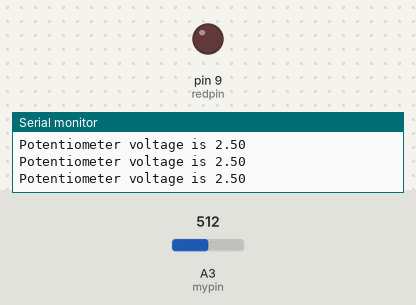
Simulated run of this sketch. Board: Arduino Uno, built with avr-gcc and run on an emulated ATmega328P. On the bench: output pins drawn as LEDs (lit = HIGH), the last lines printed to the serial monitor. Dashed ring = blinking. The inputs (shaded band) are chosen by the test bench; at power-on: A3 (mypin) = 512.

Above: at 1.3 s.
1.4 s: A3 (mypin) set to 810
3.2 s: A3 (mypin) set to 834
At 4.13 s:
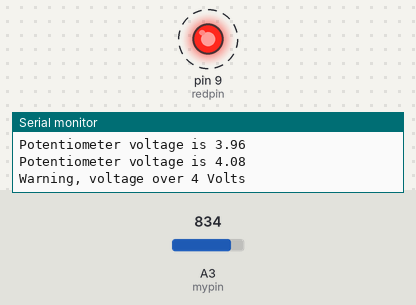
6.2 s: A3 (mypin) set to 716
At 6.38 s:
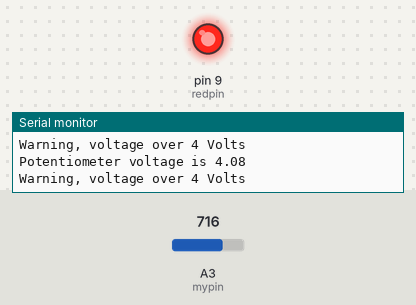
Timing chart, 0 to 9.2 s (numbered marks = the images above; inputs shaded):
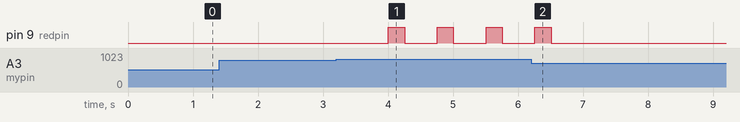

Measured:
- the behaviour switches between 818 and 819 on A3 (mypin) (found by bisection; images 0 and 1)
- after the input at 3.2 s, pin 9 (redpin): alternates HIGH for 0.25 s and LOW for 0.50 s, starting after 0.81 s
- after the input at 6.2 s, pin 9 (redpin): goes on until 6.5 s, then stays LOW

The sketch:

pmcw_t13_1.ino
```cpp
// C++ code
//
int mypin=A3;
int read_val;
float v2;
int redpin=9;

void setup()
{
  pinMode(redpin, OUTPUT);
  Serial.begin(9600);
}

void loop()
{
  read_val=analogRead(mypin);
  v2=(5*read_val)/1023.0;
  Serial.print("Potentiometer voltage is ");
  Serial.println(v2);
  delay(500);

  if(v2>4)
  {
    Serial.println("Warning, voltage over 4 Volts");
  	digitalWrite(redpin,HIGH);
    delay(250);
    digitalWrite(redpin,LOW);
  }
}
```
